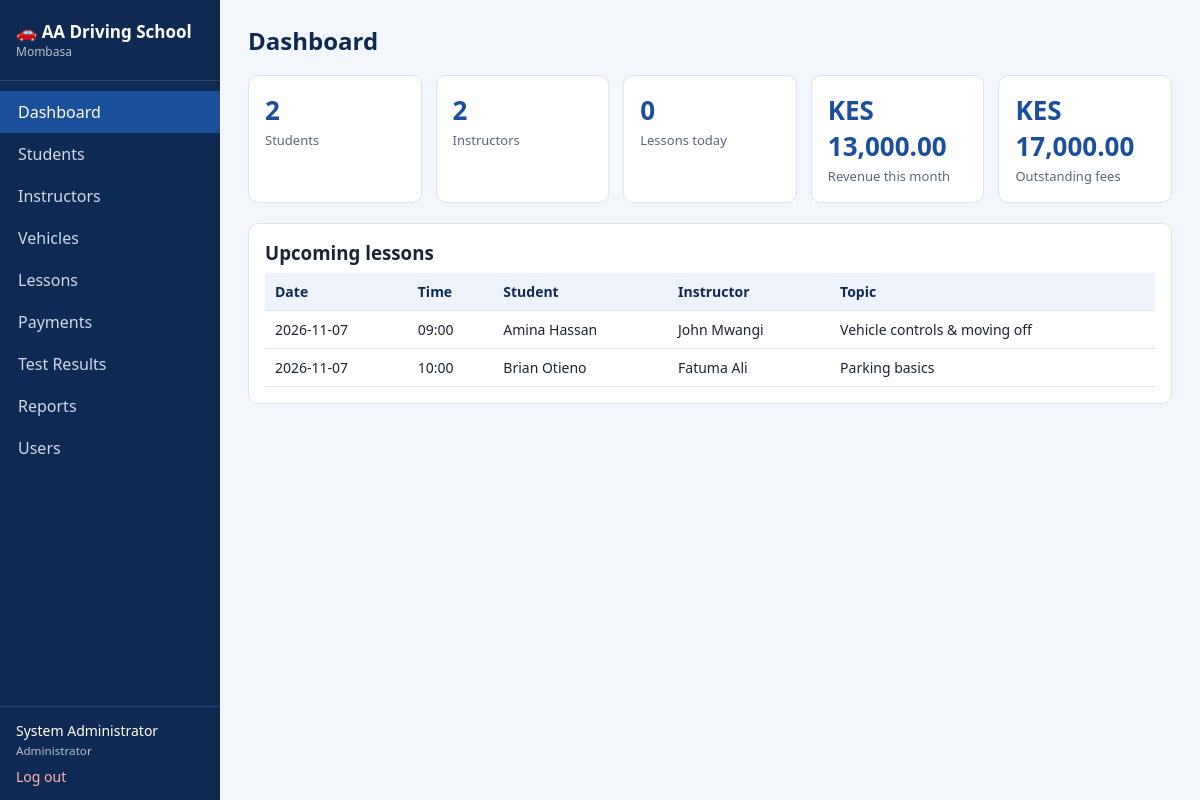
/dashboard.php (signed in), run on the app's committed database.
### tables this page shows
CREATE TABLE lessons (
  schedule_id INT AUTO_INCREMENT PRIMARY KEY,
  student_id INT NOT NULL,
  instructor_id INT NOT NULL,
  vehicle_id INT NULL,
  lesson_date DATE NOT NULL,
  lesson_time TIME NOT NULL,
  topic VARCHAR(100),
  status ENUM('Scheduled','Completed','Cancelled') NOT NULL DEFAULT 'Scheduled',
  notes VARCHAR(255),
  FOREIGN KEY (student_id) REFERENCES students(student_id) ON DELETE CASCADE,
  FOREIGN KEY (instructor_id) REFERENCES instructors(instructor_id) ON DELETE RESTRICT,
  FOREIGN KEY (vehicle_id) REFERENCES vehicles(vehicle_id) ON DELETE SET NULL
);

CREATE TABLE students (
  student_id INT AUTO_INCREMENT PRIMARY KEY,
  user_id INT NULL,
  full_name VARCHAR(100) NOT NULL,
  gender ENUM('Male','Female','Other') NOT NULL,
  id_number VARCHAR(30),
  phone VARCHAR(20) NOT NULL,
  email VARCHAR(100),
  address VARCHAR(150),
  course VARCHAR(60) NOT NULL DEFAULT 'Class B (Light vehicle)',
  course_fee DECIMAL(10,2) NOT NULL DEFAULT 0,
  reg_date DATE NOT NULL,
  FOREIGN KEY (user_id) REFERENCES users(user_id) ON DELETE SET NULL
);

CREATE TABLE instructors (
  instructor_id INT AUTO_INCREMENT PRIMARY KEY,
  user_id INT NULL,
  full_name VARCHAR(100) NOT NULL,
  phone VARCHAR(20) NOT NULL,
  email VARCHAR(100),
  license_no VARCHAR(50) NOT NULL UNIQUE,
  FOREIGN KEY (user_id) REFERENCES users(user_id) ON DELETE SET NULL
);

### config.php (called while the page is built, shortened)
<?php
function e($s) { return htmlspecialchars((string)$s, ENT_QUOTES, 'UTF-8'); }
function money($n) { return 'KES ' . number_format((float)$n, 2); }
function user() { return $_SESSION['user'] ?? null; }

### dashboard.php (the view, shortened to what this page needs)
<?php
require 'config.php';
require 'includes/header.php';
if (in_array($role, ['Administrator', 'Receptionist'])) {
    $c = fn($sql) => $pdo->query($sql)->fetchColumn();
    $students = $c('SELECT COUNT(*) FROM students');
    $instructors = $c('SELECT COUNT(*) FROM instructors');
    $today = $c("SELECT COUNT(*) FROM lessons WHERE lesson_date=CURDATE() AND status='Scheduled'");
    $revenue = $c("SELECT COALESCE(SUM(amount),0) FROM payments WHERE MONTH(payment_date)=MONTH(CURDATE()) AND YEAR(payment_date)=YEAR(CURDATE())");
    $outstanding = $c('SELECT COALESCE(SUM(GREATEST(s.course_fee - COALESCE(p.paid,0),0)),0) FROM students s LEFT JOIN (SELECT student_id,SUM(amount) paid FROM payments GROUP BY student_id) p ON p.student_id=s.student_id');
    $upcoming = $pdo->query("SELECT l.*, s.full_name student, i.full_name instructor FROM lessons l JOIN students s USING(student_id) JOIN instructors i USING(instructor_id) WHERE l.lesson_date>=CURDATE() AND l.status='Scheduled' ORDER BY lesson_date, lesson_time LIMIT 8")->fetchAll();
    ?>
    <div class="cards">
      <div class="card"><b><?= $students ?></b><span>Students</span></div>
      <div class="card"><b><?= $instructors ?></b><span>Instructors</span></div>
      <div class="card"><b><?= $today ?></b><span>Lessons today</span></div>
      <div class="card"><b><?= money($revenue) ?></b><span>Revenue this month</span></div>
      <div class="card"><b><?= money($outstanding) ?></b><span>Outstanding fees</span></div>
    </div>
    <div class="panel"><h3 style="margin-top:0">Upcoming lessons</h3>
      <table><tr><th>Date</th><th>Time</th><th>Student</th><th>Instructor</th><th>Topic</th></tr>
      <?php foreach ($upcoming as $l): ?>
        <tr><td><?= e($l['lesson_date']) ?></td><td><?= e(substr($l['lesson_time'], 0, 5)) ?></td><td><?= e($l['student']) ?></td><td><?= e($l['instructor']) ?></td><td><?= e($l['topic']) ?></td></tr>
      <?php endforeach; if (!$upcoming) echo '<tr><td colspan="5" class="muted">No upcoming lessons.</td></tr>'; ?>
      </table></div>
    <?php
}
require 'includes/footer.php';

### assets/style.css (style rules this page uses)
:root { --primary:#1b4f9c;--dark:#0f2a52;--bg:#f3f6fb;--line:#dde4ef;--ok:#1e8e3e;--err:#c62828;--warn:#e69500 }
* { box-sizing:border-box }
body { margin:0;font-family:Segoe UI,Arial,sans-serif;background:var(--bg);color:#1c2433;display:flex;min-height:100vh }
h3 { margin:22px 0 8px }
.cards { display:grid;grid-template-columns:repeat(auto-fit,minmax(170px,1fr));gap:14px;margin-bottom:20px }
.card { background:#fff;border:1px solid var(--line);border-radius:10px;padding:16px }
.card b { display:block;font-size:26px;color:var(--primary) }
.card span { color:#5b667a;font-size:13px }
.panel { background:#fff;border:1px solid var(--line);border-radius:10px;padding:16px;margin-bottom:20px;overflow-x:auto }
table { width:100%;border-collapse:collapse;font-size:14px }
th,td { text-align:left;padding:9px 10px;border-bottom:1px solid var(--line);vertical-align:middle }
th { background:#eef3fb;color:var(--dark);white-space:nowrap }

### data on the page
lessons: lesson_date "2026-11-07", lesson_time "09:00", student.full_name "Amina Hassan", instructor.full_name "John Mwangi", topic "Vehicle controls & moving off"
lessons: lesson_date "2026-11-07", lesson_time "10:00", student.full_name "Brian Otieno", instructor.full_name "Fatuma Ali", topic "Parking basics"

### other printed values
APP_NAME "AA Driving School"
$label "Dashboard"
$label "Students"
$label "Instructors"
$label "Vehicles"
$label "Lessons"
$label "Payments"
$label "Test Results"
$label "Reports"
$label "Users"
user()['full_name'] "System Administrator"
$role "Administrator"
$page_title "Dashboard"
$students "2"
$instructors "2"
